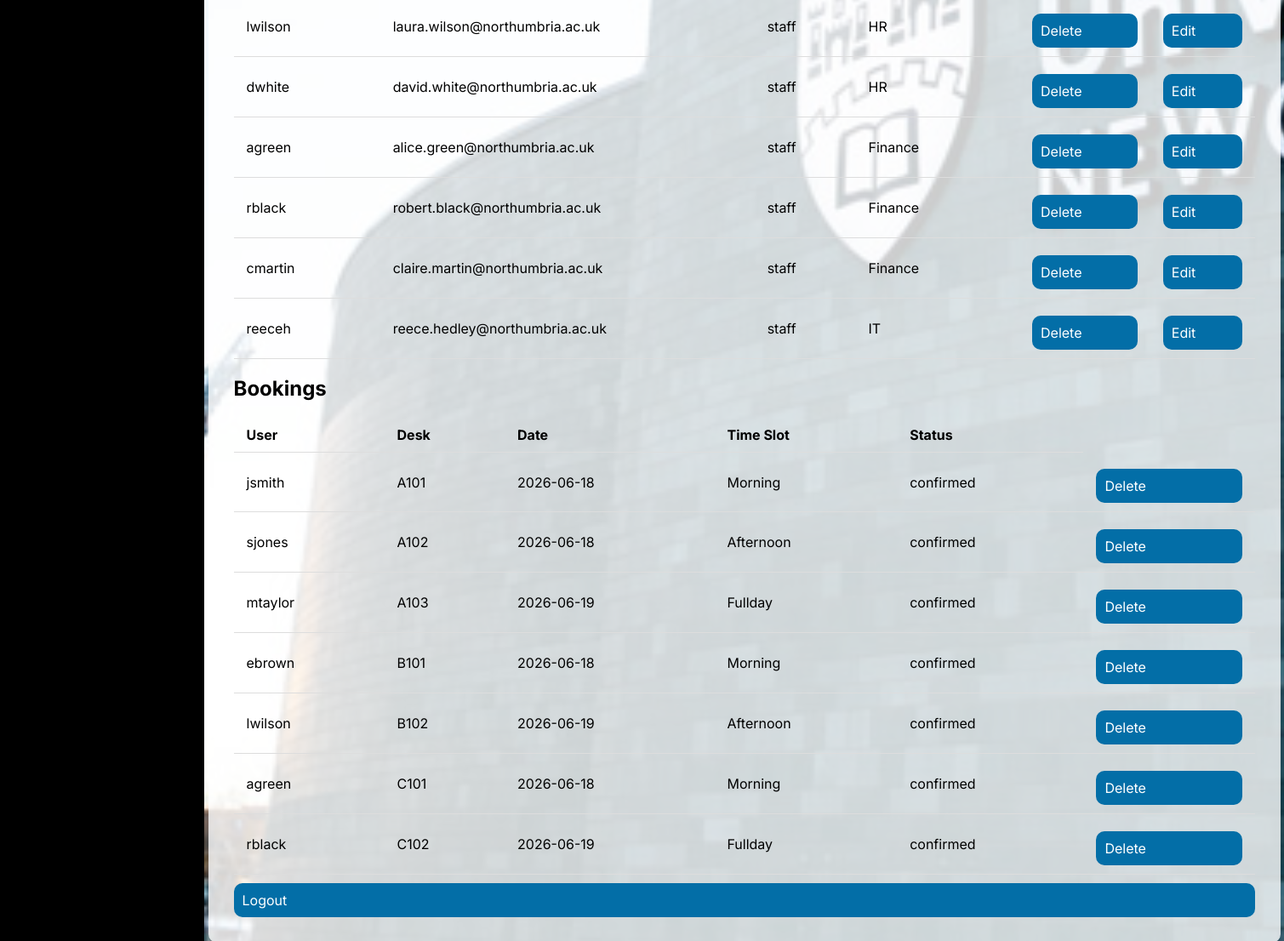
Page /admin (signed in, lower part) on the earlier database version.
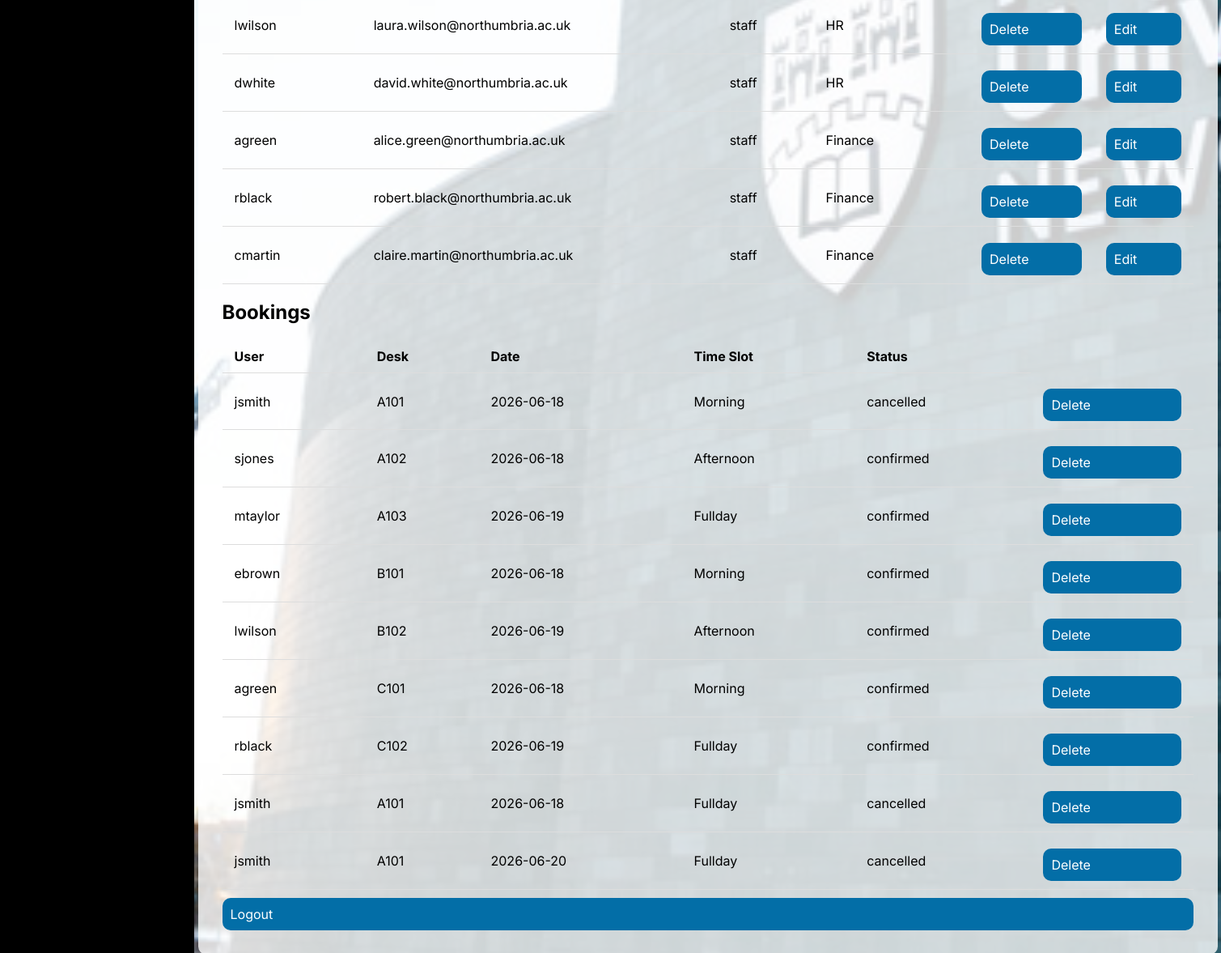
Same page on the later database version.
### tables this page shows
CREATE TABLE users (
            id INTEGER PRIMARY KEY AUTOINCREMENT,
            username TEXT NOT NULL UNIQUE,
            full_name TEXT NOT NUll,
            email TEXT NOT NULL UNIQUE ,
            password TEXT,
            role TEXT,
            department TEXT         
        );

CREATE TABLE bookings (
            id INTEGER PRIMARY KEY AUTOINCREMENT,
            user_id  INTEGER NOT NULL,
            desk_id INTEGER NOT NULL, 
            date TEXT NOT NULL,
            time_slot  TEXT NOT NULL,
            status TEXT NOT NULL DEFAULT 'confirmed'          
        );

CREATE TABLE desks (
            id INTEGER PRIMARY KEY AUTOINCREMENT,
            desk_number TEXT NOT NULL UNIQUE,
            department TEXT NOT NULL, 
            status TEXT NOT NULL DEFAULT 'Available',
            floor INTEGER NOT NULL      
        );

### app.py (the view)
@app.route("/admin")
def admin():
    if 'user_id' not in session:
        return redirect(url_for('login'))
    if session['role'] != 'admin':
        return redirect(url_for('desk_booking'))
    db = get_db()
    desks = db.execute ('SELECT * FROM desks').fetchall()
    users = db.execute ('SELECT * FROM users').fetchall()
    booking = db.execute ('''SELECT bookings.*, users.username, desks.desk_number
                        FROM bookings
                        JOIN users ON bookings.user_id = users.id
                        JOIN desks ON bookings.desk_id = desks.id''').fetchall()
    return render_template ('admin.html', desks=desks, users=users, bookings=booking)

### app.py (called while the page is built)
def get_db():
    if '_database' not in g:
        g._database = sqlite3.connect(DATABASE)
        g._database.row_factory = sqlite3.Row
    return g._database

@app.teardown_appcontext
def close_connection(exception):
    db = g.pop('_database', None)
    if db:
        db.close()

def get_user():
    if 'user_id' in session:
        return {
            'name': session['username'],
            'is_admin': session.get('role') =='admin'
        }
    return None

@app.context_processor
def inject_user():
    return dict(user=get_user())

### templates/admin.html (shortened to what this page needs)
{% extends "base.html" %}
{% block content %}
        <div class="card">
            <table>
                <tbody>
                    {% for user in users %}
                    <tr>
                        <td>{{ user["username"] }}</td>
                        <td>{{ user["email"] }}</td>
                        <td>{{ user["role"] }}</td>
                        <td>{{ user["department"] }}</td>
                        <td>
                            <a href="/admin/delete_user/{{ user ["id"] }}"
                            class="delete-btn"
                            onclick="return confirm ('Are you sure you want to delete this User?')">Delete</a>
                        <td><a href="/admin/edit_user/{{ user["id"] }}">Edit</a></td>
                    </tr>
                    {% endfor %}
                </tbody>
            </table>
            <h2>Bookings</h2>
            <table>
                <thead>
                    <tr>
                        <th>User</th>
                        <th>Desk</th>
                        <th>Date</th>
                        <th>Time Slot</th>
                        <th>Status</th>
                    </tr>
                </thead>
                <tbody>
                    {% for booking in bookings %}
                    <tr>
                        <td>{{ booking["username"] }}</td>
                        <td>{{ booking["desk_number"] }}</td>
                        <td>{{ booking["date"] }}</td>
                        <td>{{ booking["time_slot"] }}</td>
                        <td>{{ booking["status"] }}</td>
                        <td><a href="/admin/delete_booking/{{ booking["id"] }}"
                            class="delete-btn"
                            onclick="return confirm ('Are you sure you want to delete this booking?')">Delete</a>
                        </td>
                    </tr>
                    {% endfor %}
                </tbody>
            </table>
            <a href="/logout">Logout</a>
        </div>
{% endblock %}

### templates/base.html (shortened to what this page needs)
<!DOCTYPE html>
<html>
    <head>
        <link rel="stylesheet" href="/static/style.css">
    </head>
    <body>
        <div class="container">
            <nav>
            </nav>
            <div class="content">
                {% block content %}{% endblock %}
            </div>
        </div>
    </body>
</html>

### static/style.css (style rules this page uses)
body { background-image: url(/static/Northumbria.jpg); background-size: cover; background-position: center; min-height: 100vh; margin: 0; }
.container { display: flex; min-height: 100vh; }
nav { width: 200px; background-color: black; padding: 20px; }
.content { flex: 1; }
.card { background-color: rgba(255, 255, 255, 0.8); padding: 30px; width: 1200px; margin: 50px auto; border-radius: 10px; }
body { font-family: 'Inter', sans-serif; }
table { border-collapse: collapse; width: 100%; }

Differences in the rows shown:
removed users: username "reeceh", email "reece.hedley@northumbria.ac.uk", role "staff", department "IT"
changed bookings (number 1 of 9 on the later page): status "confirmed" → "cancelled"
added bookings: username "jsmith", desk_number "A101", date "2026-06-18", time_slot "Fullday", status "cancelled"
added bookings: username "jsmith", desk_number "A101", date "2026-06-20", time_slot "Fullday", status "cancelled"
